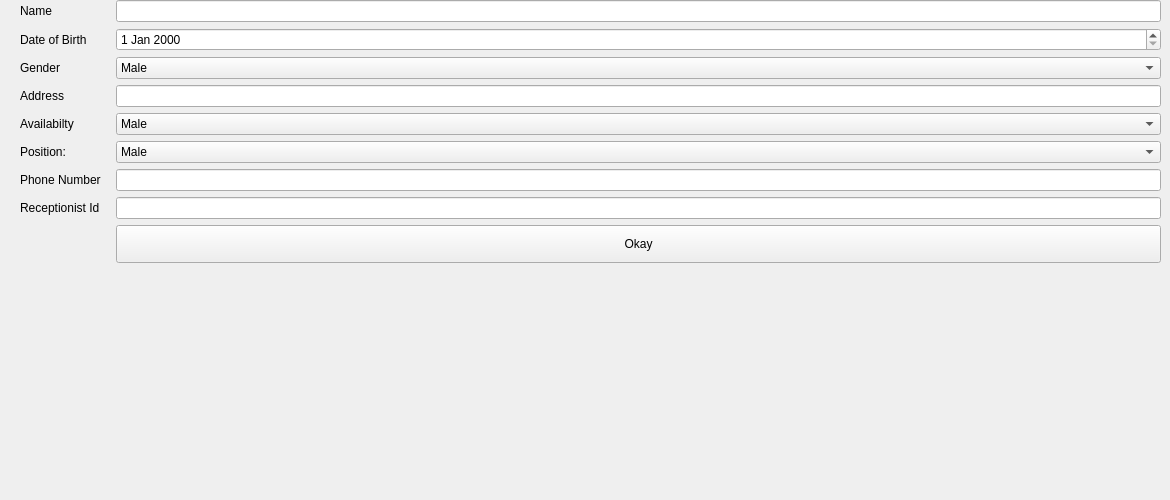
              <widget class="QWidget" name="admin_form">
               <widget class="QWidget" name="layoutWidget_5">
                <property name="geometry">
                 <rect>
                  <x>20</x>
                  <y>0</y>
                  <width>1141</width>
                  <height>491</height>
                 </rect>
                </property>
                <layout class="QFormLayout" name="formLayout_7">
                 <item row="0" column="0">
                  <widget class="QLabel" name="label_54">
                   <property name="text">
                    <string>Name</string>
                   </property>
                  </widget>
                 </item>
                 <item row="0" column="1">
                  <widget class="QLineEdit" name="pname_5"/>
                 </item>
                 <item row="1" column="0">
                  <widget class="QLabel" name="label_55">
                   <property name="text">
                    <string>Date of Birth</string>
                   </property>
                  </widget>
                 </item>
                 <item row="1" column="1">
                  <widget class="QDateEdit" name="pdob_5"/>
                 </item>
                 <item row="2" column="0">
                  <widget class="QLabel" name="label_57">
                   <property name="text">
                    <string>Gender</string>
                   </property>
                  </widget>
                 </item>
                 <item row="2" column="1">
                  <widget class="QComboBox" name="comboBox_gender_6">
                   <item>
                    <property name="text">
                     <string>Male</string>
                    </property>
                   </item>
                   <item>
                    <property name="text">
                     <string>Female</string>
                    </property>
                   </item>
                   <item>
                    <property name="text">
                     <string>Transgender</string>
                    </property>
                   </item>
                  </widget>
                 </item>
                 <item row="3" column="0">
                  <widget class="QLabel" name="label_58">
                   <property name="text">
                    <string>Address</string>
                   </property>
                  </widget>
                 </item>
                 <item row="3" column="1">
                  <widget class="QLineEdit" name="lineedit_address_4"/>
                 </item>
                 <item row="4" column="0">
                  <widget class="QLabel" name="label_59">
                   <property name="text">
                    <string>Availabilty</string>
                   </property>
                  </widget>
                 </item>
                 <item row="4" column="1">
                  <widget class="QComboBox" name="comboBox_gender_7">
                   <item>
                    <property name="text">
                     <string>Male</string>
                    </property>
                   </item>
                   <item>
                    <property name="text">
                     <string>Female</string>
                    </property>
                   </item>
                   <item>
                    <property name="text">
                     <string>Transgender</string>
                    </property>
                   </item>
                  </widget>
                 </item>
                 <item row="6" column="0">
                  <widget class="QLabel" name="label_60">
                   <property name="text">
                    <string>Phone Number</string>
                   </property>
                  </widget>
                 </item>
                 <item row="6" column="1">
                  <widget class="QLineEdit" name="phone_lineedit_4"/>
                 </item>
                 <item row="7" column="0">
                  <widget class="QLabel" name="label_61">
                   <property name="text">
                    <string>Receptionist Id   </string>
                   </property>
                  </widget>
                 </item>
                 <item row="7" column="1">
                  <widget class="QLineEdit" name="lineEdit_iddoc_4"/>
                 </item>
                 <item row="8" column="1">
                  <widget class="QPushButton" name="pushButton_4">
                   <property name="minimumSize">
                    <size>
                     <width>114</width>
                     <height>38</height>
                    </size>
                   </property>
                   <property name="maximumSize">
                    <size>
                     <width>1045</width>
                     <height>16777215</height>
                    </size>
                   </property>
                   <property name="text">
                    <string>Okay</string>
                   </property>
                  </widget>
                 </item>
                 <item row="5" column="1">
                  <widget class="QComboBox" name="comboBox_gender_8">
                   <item>
                    <property name="text">
                     <string>Male</string>
                    </property>
                   </item>
                   <item>
                    <property name="text">
                     <string>Female</string>
                    </property>
                   </item>
                   <item>
                    <property name="text">
                     <string>Transgender</string>
                    </property>
                   </item>
                  </widget>
                 </item>
                 <item row="5" column="0">
                  <widget class="QLabel" name="label_62">
                   <property name="text">
                    <string>Position: </string>
                   </property>
                  </widget>
                 </item>
                </layout>
               </widget>
              </widget>
